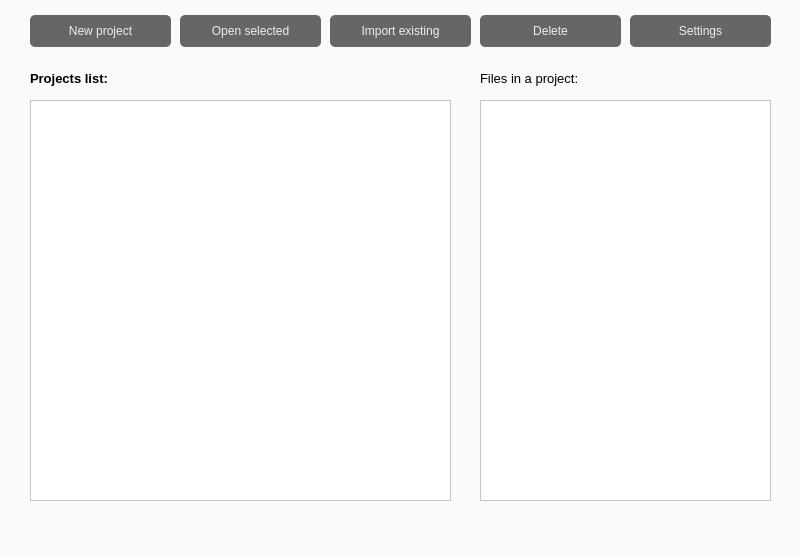
<?xml version="1.0" encoding="UTF-8"?>
<ui version="4.0">
 <class>ProjectManagement</class>
 <widget class="QMainWindow" name="ProjectManagement">
  <property name="geometry">
   <rect>
    <x>0</x>
    <y>0</y>
    <width>800</width>
    <height>556</height>
   </rect>
  </property>
  <property name="sizePolicy">
   <sizepolicy hsizetype="Fixed" vsizetype="Fixed">
    <horstretch>0</horstretch>
    <verstretch>0</verstretch>
   </sizepolicy>
  </property>
  <property name="minimumSize">
   <size>
    <width>800</width>
    <height>556</height>
   </size>
  </property>
  <property name="maximumSize">
   <size>
    <width>800</width>
    <height>556</height>
   </size>
  </property>
  <property name="windowTitle">
   <string>MainWindow</string>
  </property>
  <property name="styleSheet">
   <string notr="true">background-color: #fafafa;</string>
  </property>
  <widget class="QWidget" name="centralwidget">
   <widget class="QLabel" name="label">
    <property name="geometry">
     <rect>
      <x>30</x>
      <y>70</y>
      <width>271</width>
      <height>17</height>
     </rect>
    </property>
    <property name="font">
     <font>
      <pointsize>10</pointsize>
      <weight>75</weight>
      <bold>true</bold>
     </font>
    </property>
    <property name="text">
     <string>Projects list:</string>
    </property>
   </widget>
   <widget class="QListWidget" name="listWidget">
    <property name="geometry">
     <rect>
      <x>30</x>
      <y>100</y>
      <width>421</width>
      <height>401</height>
     </rect>
    </property>
    <property name="styleSheet">
     <string notr="true">QListWidget#listWidget {
	padding: 5px;
	background-color: #fff;
}
QListWidget::item#listWidget:selected {
	background-color:#666;
}</string>
    </property>
   </widget>
   <widget class="QPushButton" name="openProject_Button">
    <property name="geometry">
     <rect>
      <x>180</x>
      <y>15</y>
      <width>141</width>
      <height>32</height>
     </rect>
    </property>
    <property name="styleSheet">
     <string notr="true">QPushButton#openProject_Button { 
	color: #eee;
	border-radius:5px;
	border-color: #eee;
	background-color:#666666;
}
QPushButton#openProject_Button:hover:!pressed{
	color: #000;
	background-color:#ffd700;
}</string>
    </property>
    <property name="text">
     <string>Open selected</string>
    </property>
   </widget>
   <widget class="QPushButton" name="newProject_Button">
    <property name="geometry">
     <rect>
      <x>30</x>
      <y>15</y>
      <width>141</width>
      <height>32</height>
     </rect>
    </property>
    <property name="styleSheet">
     <string notr="true">QPushButton#newProject_Button { 
	color: #eee;
	border-radius:5px;
	border-color: #eee;
	background-color:#666666;
}
QPushButton#newProject_Button:hover:!pressed{
	color: #000;
	background-color:#ffd700;
}</string>
    </property>
    <property name="text">
     <string>New project</string>
    </property>
   </widget>
   <widget class="QLabel" name="label_2">
    <property name="geometry">
     <rect>
      <x>480</x>
      <y>70</y>
      <width>161</width>
      <height>17</height>
     </rect>
    </property>
    <property name="font">
     <font>
      <pointsize>10</pointsize>
     </font>
    </property>
    <property name="text">
     <string>Files in a project:</string>
    </property>
   </widget>
   <widget class="QListWidget" name="listWidget_2">
    <property name="geometry">
     <rect>
      <x>480</x>
      <y>100</y>
      <width>291</width>
      <height>401</height>
     </rect>
    </property>
    <property name="styleSheet">
     <string notr="true">QListWidget#listWidget_2 {
	padding: 5px;
	background-color: #fff;
}
QListWidget::item#listWidget_2:selected {
	background-color:#666;
}</string>
    </property>
   </widget>
   <widget class="QPushButton" name="deleteProject_Button">
    <property name="geometry">
     <rect>
      <x>480</x>
      <y>15</y>
      <width>141</width>
      <height>32</height>
     </rect>
    </property>
    <property name="styleSheet">
     <string notr="true">QPushButton#deleteProject_Button { 
	color: #eee;
	border-radius:5px;
	border-color: #eee;
	background-color:#666666;
}
QPushButton#deleteProject_Button:hover:!pressed{
	color: #000;
	background-color:#ffd700;
}</string>
    </property>
    <property name="text">
     <string>Delete</string>
    </property>
   </widget>
   <widget class="QPushButton" name="importProject_Button">
    <property name="geometry">
     <rect>
      <x>330</x>
      <y>15</y>
      <width>141</width>
      <height>32</height>
     </rect>
    </property>
    <property name="styleSheet">
     <string notr="true">QPushButton#importProject_Button { 
	color: #eee;
	border-radius:5px;
	border-color: #eee;
	background-color:#666666;
}
QPushButton#importProject_Button:hover:!pressed{
	color: #000;
	background-color:#ffd700;
}</string>
    </property>
    <property name="text">
     <string>Import existing</string>
    </property>
   </widget>
   <widget class="QPushButton" name="settings_Button">
    <property name="geometry">
     <rect>
      <x>630</x>
      <y>15</y>
      <width>141</width>
      <height>32</height>
     </rect>
    </property>
    <property name="styleSheet">
     <string notr="true">QPushButton#settings_Button { 
	color: #eee;
	border-radius:5px;
	border-color: #eee;
	background-color:#666666;
}
QPushButton#settings_Button:hover:!pressed{
	color: #000;
	background-color:#ffd700;
}</string>
    </property>
    <property name="text">
     <string>Settings</string>
    </property>
   </widget>
  </widget>
  <widget class="QMenuBar" name="menubar">
   <property name="geometry">
    <rect>
     <x>0</x>
     <y>0</y>
     <width>800</width>
     <height>19</height>
    </rect>
   </property>
  </widget>
 </widget>
 <resources/>
 <connections/>
</ui>
